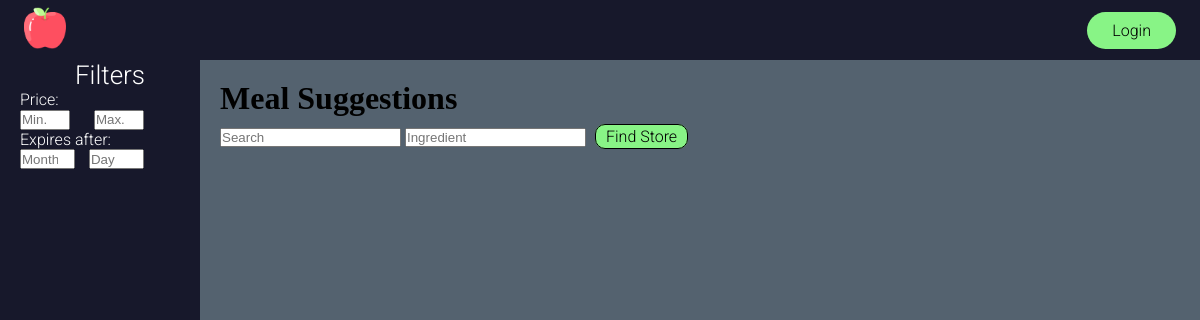
The app's page /meals, older data.
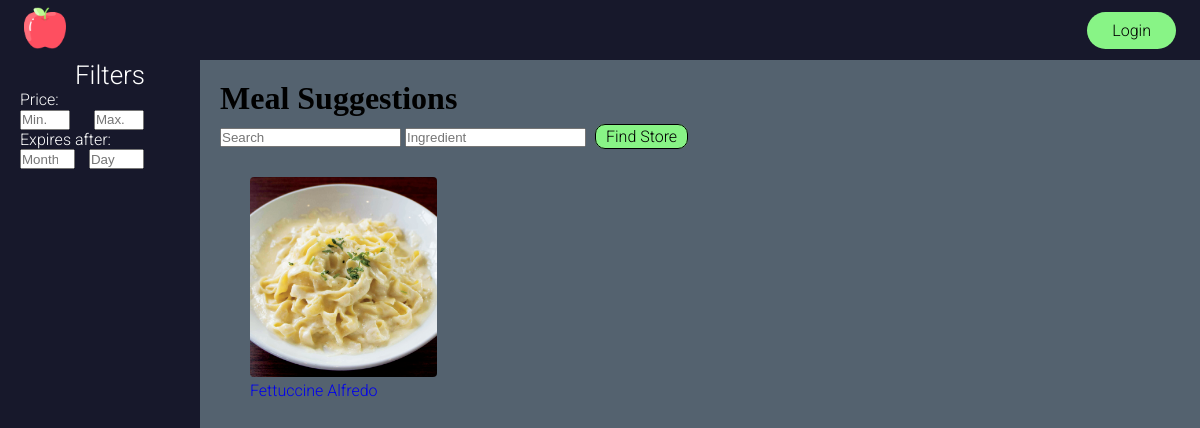
The same page, newer data.
### database.py (models this page shows, shortened)
class Meal(Base):
    __tablename__ = "meals"
    meal_id = Column("meal_id", Integer, Identity(start=0, cycle=True), primary_key=True, nullable=False)
    meal_name = Column("meal_name", String, nullable=False)
    meal_img = Column("meal_img", String, nullable=False)

### main.py (the view)
@app.route('/meals')
def meals():
    meals = session.query(Meal).all()
    return render_template('meal-suggestion.html', meals=meals)

### templates/meal-suggestion.html (shortened to what this page needs)
{% extends 'base.html' %}
  {% block head %}
    <link rel="stylesheet" type="text/css" href="{{ url_for('static', filename='css/style.css')}}">
    <link rel="stylesheet" type="text/css" href="{{ url_for('static', filename='css/meal-suggestion.css')}}">
  {%endblock%}
  {% block content %}
    <div class="sidebar">
      <ul>
        <li class="filter-title">Filters</li>
        <li class="filter-text">Price:</li>
        <li>
          <input type="number" class="priceinput" name="mininput" placeholder="Min.">
          <input type="number" class="priceinput" name="maxprice" placeholder="Max.">
        </li>
        <li class="filter-text">Expires after:</li>
        <li>
          <input type="number" class="dateinput" name="month" placeholder="Month">
          <input type="number" class="dateinput" name="day" placeholder="Day">
        </li>
      </ul>
    </div>
    <div class="browse-body">
      <h1 style="margin-bottom: 10px;">Meal Suggestions</h1>
      <div>
        <input type="text" name="search" placeholder="Search">
        <input type="text" name="ingredient" placeholder="Ingredient">
        <a class="fndstr" href="#">Find Store</a>
      </div>
      <ul class="browse-listings">
        {% for meal in meals %}
          <li>
            <a href="#"><img class="list-img" src="{{ meal.meal_img }}"></a>
            <div><a href="/browse" class="list_name">{{ meal.meal_name }}</a></div>
          </li>
        {%endfor%}
      </ul>
    </div>
  {%endblock%}

### templates/base.html (shortened to what this page needs)
<!DOCTYPE html>
<html lang="en">
<head>
  {% block head %}{%endblock%}
</head>
<body>
<header class="page-head">
    <a href="/"><img class="logo" src="static/Images/home-logo.png" alt="Home"></a>
  {% if not current_user.is_authenticated %}
    <a class="lgnbut" href="/login">Login</a>
  {% endif %}
</header>
{% block content %}
{% endblock %}
</body>
</html>

### static/css/style.css (style rules this page uses)
* { box-sizing: border-box; margin: 0; padding: 0; }
body { background-color: #54626f; margin-top: 60px; }
li, a, button { font-family: "Roboto", sans-serif; font-weight: 300; font-size: 16px; text-decoration: none; }
.page-head { position: fixed; top: 0; width: 100%; height: 60px; background-color: #17182B; display: flex; justify-content: space-between; align-items: center; padding: 30px 2%; }
.logo { cursor: pointer; height: 42px; width: 42px; transition: 0.3s ease 0s; }
.lgnbut { padding: 9px 25px; background-color: rgba(136,244,134,1); background-repeat: no-repeat; color: black; border: none; border-radius: 20px; cursor: pointer; transition: all 0.3s ease 0s; }

### static/css/meal-suggestion.css (style rules this page uses)
.sidebar { position: fixed; color: white; left: 0; height: calc(100% + 50px); width: 200px; background-color: #17182B; display: flex; }
input[class=priceinput] { width: 50px; height: 20px; margin-right: 20px; }
input[class=dateinput] { width: 55px; height: 20px; margin-right: 10px; }
.filter-title { font-size: 26px; text-align: center; }
.sidebar ul { display: block; height: 100%; width: 100%; line-height: 65px font-size: 20px; padding-left: 20px; list-style: none; }
.browse-listings { list-style: none; }
.browse-listings li { display: inline-grid; padding: 30px 30px; }
.list-img { max-width: 200px; max-height: 200px; border-radius: 4px; }
.browse-body { left: 0; height: 100%; width: calc(100% - 200px); margin: 10px 200px; padding: 20px 20px; justify-content: space-between; align-items: center; }
.fndstr { margin: 0 5px; padding: 2px 10px; background-color: rgba(136,244,134,1); color: black; border: solid; border-width: 1px; border-radius: 10px; cursor: pointer; transition: all 0.3s ease 0s; }

Row changes from the older to the newer data that the page shows:
added Meal: meal_img (picture), meal_name "Fettuccine Alfredo"
